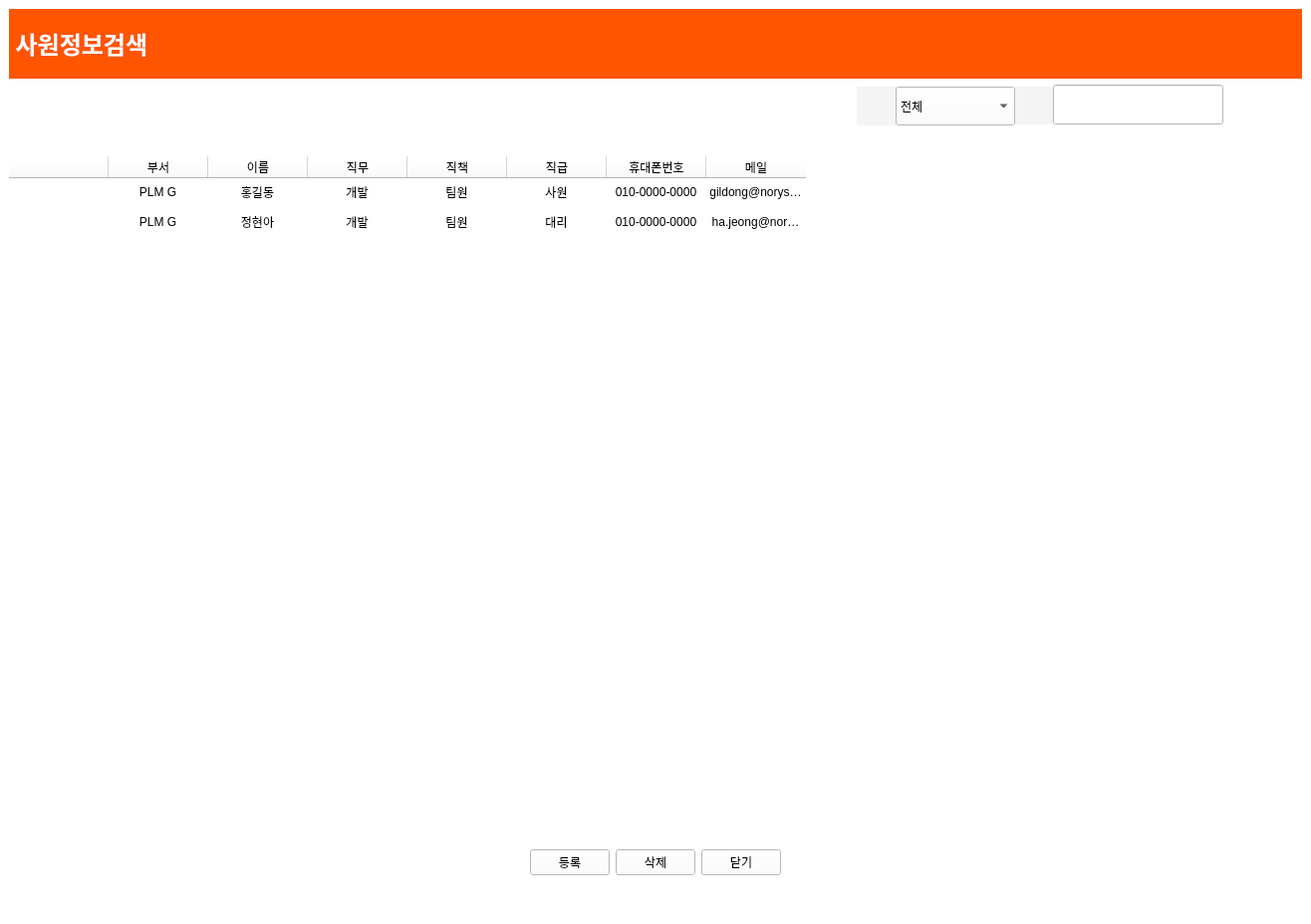
<?xml version="1.0" encoding="UTF-8"?>
<ui version="4.0">
 <class>MainWindow</class>
 <widget class="QMainWindow" name="MainWindow">
  <property name="geometry">
   <rect>
    <x>0</x>
    <y>0</y>
    <width>1316</width>
    <height>928</height>
   </rect>
  </property>
  <property name="sizePolicy">
   <sizepolicy hsizetype="Preferred" vsizetype="Preferred">
    <horstretch>0</horstretch>
    <verstretch>0</verstretch>
   </sizepolicy>
  </property>
  <property name="minimumSize">
   <size>
    <width>1316</width>
    <height>0</height>
   </size>
  </property>
  <property name="maximumSize">
   <size>
    <width>1316</width>
    <height>16777215</height>
   </size>
  </property>
  <property name="palette">
   <palette>
    <active>
     <colorrole role="WindowText">
      <brush brushstyle="SolidPattern">
       <color alpha="255">
        <red>0</red>
        <green>0</green>
        <blue>0</blue>
       </color>
      </brush>
     </colorrole>
     <colorrole role="Button">
      <brush brushstyle="SolidPattern">
       <color alpha="255">
        <red>255</red>
        <green>255</green>
        <blue>255</blue>
       </color>
      </brush>
     </colorrole>
     <colorrole role="Light">
      <brush brushstyle="SolidPattern">
       <color alpha="255">
        <red>255</red>
        <green>255</green>
        <blue>255</blue>
       </color>
      </brush>
     </colorrole>
     <colorrole role="Midlight">
      <brush brushstyle="SolidPattern">
       <color alpha="255">
        <red>255</red>
        <green>255</green>
        <blue>255</blue>
       </color>
      </brush>
     </colorrole>
     <colorrole role="Dark">
      <brush brushstyle="SolidPattern">
       <color alpha="255">
        <red>127</red>
        <green>127</green>
        <blue>127</blue>
       </color>
      </brush>
     </colorrole>
     <colorrole role="Mid">
      <brush brushstyle="SolidPattern">
       <color alpha="255">
        <red>170</red>
        <green>170</green>
        <blue>170</blue>
       </color>
      </brush>
     </colorrole>
     <colorrole role="Text">
      <brush brushstyle="SolidPattern">
       <color alpha="255">
        <red>0</red>
        <green>0</green>
        <blue>0</blue>
       </color>
      </brush>
     </colorrole>
     <colorrole role="BrightText">
      <brush brushstyle="SolidPattern">
       <color alpha="255">
        <red>255</red>
        <green>255</green>
        <blue>255</blue>
       </color>
      </brush>
     </colorrole>
     <colorrole role="ButtonText">
      <brush brushstyle="SolidPattern">
       <color alpha="255">
        <red>0</red>
        <green>0</green>
        <blue>0</blue>
       </color>
      </brush>
     </colorrole>
     <colorrole role="Base">
      <brush brushstyle="SolidPattern">
       <color alpha="255">
        <red>255</red>
        <green>255</green>
        <blue>255</blue>
       </color>
      </brush>
     </colorrole>
     <colorrole role="Window">
      <brush brushstyle="SolidPattern">
       <color alpha="255">
        <red>255</red>
        <green>255</green>
        <blue>255</blue>
       </color>
      </brush>
     </colorrole>
     <colorrole role="Shadow">
      <brush brushstyle="SolidPattern">
       <color alpha="255">
        <red>0</red>
        <green>0</green>
        <blue>0</blue>
       </color>
      </brush>
     </colorrole>
     <colorrole role="AlternateBase">
      <brush brushstyle="SolidPattern">
       <color alpha="255">
        <red>255</red>
        <green>255</green>
        <blue>255</blue>
       </color>
      </brush>
     </colorrole>
     <colorrole role="ToolTipBase">
      <brush brushstyle="SolidPattern">
       <color alpha="255">
        <red>255</red>
        <green>255</green>
        <blue>220</blue>
       </color>
      </brush>
     </colorrole>
     <colorrole role="ToolTipText">
      <brush brushstyle="SolidPattern">
       <color alpha="255">
        <red>0</red>
        <green>0</green>
        <blue>0</blue>
       </color>
      </brush>
     </colorrole>
     <colorrole role="PlaceholderText">
      <brush brushstyle="SolidPattern">
       <color alpha="128">
        <red>0</red>
        <green>0</green>
        <blue>0</blue>
       </color>
      </brush>
     </colorrole>
    </active>
    <inactive>
     <colorrole role="WindowText">
      <brush brushstyle="SolidPattern">
       <color alpha="255">
        <red>0</red>
        <green>0</green>
        <blue>0</blue>
       </color>
      </brush>
     </colorrole>
     <colorrole role="Button">
      <brush brushstyle="SolidPattern">
       <color alpha="255">
        <red>255</red>
        <green>255</green>
        <blue>255</blue>
       </color>
      </brush>
     </colorrole>
     <colorrole role="Light">
      <brush brushstyle="SolidPattern">
       <color alpha="255">
        <red>255</red>
        <green>255</green>
        <blue>255</blue>
       </color>
      </brush>
     </colorrole>
     <colorrole role="Midlight">
      <brush brushstyle="SolidPattern">
       <color alpha="255">
        <red>255</red>
        <green>255</green>
        <blue>255</blue>
       </color>
      </brush>
     </colorrole>
     <colorrole role="Dark">
      <brush brushstyle="SolidPattern">
       <color alpha="255">
        <red>127</red>
        <green>127</green>
        <blue>127</blue>
       </color>
      </brush>
     </colorrole>
     <colorrole role="Mid">
      <brush brushstyle="SolidPattern">
       <color alpha="255">
        <red>170</red>
        <green>170</green>
        <blue>170</blue>
       </color>
      </brush>
     </colorrole>
     <colorrole role="Text">
      <brush brushstyle="SolidPattern">
       <color alpha="255">
        <red>0</red>
        <green>0</green>
        <blue>0</blue>
       </color>
      </brush>
     </colorrole>
     <colorrole role="BrightText">
      <brush brushstyle="SolidPattern">
       <color alpha="255">
        <red>255</red>
        <green>255</green>
        <blue>255</blue>
       </color>
      </brush>
     </colorrole>
     <colorrole role="ButtonText">
      <brush brushstyle="SolidPattern">
       <color alpha="255">
        <red>0</red>
        <green>0</green>
        <blue>0</blue>
       </color>
      </brush>
     </colorrole>
     <colorrole role="Base">
      <brush brushstyle="SolidPattern">
       <color alpha="255">
        <red>255</red>
        <green>255</green>
        <blue>255</blue>
       </color>
      </brush>
     </colorrole>
     <colorrole role="Window">
      <brush brushstyle="SolidPattern">
       <color alpha="255">
        <red>255</red>
        <green>255</green>
        <blue>255</blue>
       </color>
      </brush>
     </colorrole>
     <colorrole role="Shadow">
      <brush brushstyle="SolidPattern">
       <color alpha="255">
        <red>0</red>
        <green>0</green>
        <blue>0</blue>
       </color>
      </brush>
     </colorrole>
     <colorrole role="AlternateBase">
      <brush brushstyle="SolidPattern">
       <color alpha="255">
        <red>255</red>
        <green>255</green>
        <blue>255</blue>
       </color>
      </brush>
     </colorrole>
     <colorrole role="ToolTipBase">
      <brush brushstyle="SolidPattern">
       <color alpha="255">
        <red>255</red>
        <green>255</green>
        <blue>220</blue>
       </color>
      </brush>
     </colorrole>
     <colorrole role="ToolTipText">
      <brush brushstyle="SolidPattern">
       <color alpha="255">
        <red>0</red>
        <green>0</green>
        <blue>0</blue>
       </color>
      </brush>
     </colorrole>
     <colorrole role="PlaceholderText">
      <brush brushstyle="SolidPattern">
       <color alpha="128">
        <red>0</red>
        <green>0</green>
        <blue>0</blue>
       </color>
      </brush>
     </colorrole>
    </inactive>
    <disabled>
     <colorrole role="WindowText">
      <brush brushstyle="SolidPattern">
       <color alpha="255">
        <red>127</red>
        <green>127</green>
        <blue>127</blue>
       </color>
      </brush>
     </colorrole>
     <colorrole role="Button">
      <brush brushstyle="SolidPattern">
       <color alpha="255">
        <red>255</red>
        <green>255</green>
        <blue>255</blue>
       </color>
      </brush>
     </colorrole>
     <colorrole role="Light">
      <brush brushstyle="SolidPattern">
       <color alpha="255">
        <red>255</red>
        <green>255</green>
        <blue>255</blue>
       </color>
      </brush>
     </colorrole>
     <colorrole role="Midlight">
      <brush brushstyle="SolidPattern">
       <color alpha="255">
        <red>255</red>
        <green>255</green>
        <blue>255</blue>
       </color>
      </brush>
     </colorrole>
     <colorrole role="Dark">
      <brush brushstyle="SolidPattern">
       <color alpha="255">
        <red>127</red>
        <green>127</green>
        <blue>127</blue>
       </color>
      </brush>
     </colorrole>
     <colorrole role="Mid">
      <brush brushstyle="SolidPattern">
       <color alpha="255">
        <red>170</red>
        <green>170</green>
        <blue>170</blue>
       </color>
      </brush>
     </colorrole>
     <colorrole role="Text">
      <brush brushstyle="SolidPattern">
       <color alpha="255">
        <red>127</red>
        <green>127</green>
        <blue>127</blue>
       </color>
      </brush>
     </colorrole>
     <colorrole role="BrightText">
      <brush brushstyle="SolidPattern">
       <color alpha="255">
        <red>255</red>
        <green>255</green>
        <blue>255</blue>
       </color>
      </brush>
     </colorrole>
     <colorrole role="ButtonText">
      <brush brushstyle="SolidPattern">
       <color alpha="255">
        <red>127</red>
        <green>127</green>
        <blue>127</blue>
       </color>
      </brush>
     </colorrole>
     <colorrole role="Base">
      <brush brushstyle="SolidPattern">
       <color alpha="255">
        <red>255</red>
        <green>255</green>
        <blue>255</blue>
       </color>
      </brush>
     </colorrole>
     <colorrole role="Window">
      <brush brushstyle="SolidPattern">
       <color alpha="255">
        <red>255</red>
        <green>255</green>
        <blue>255</blue>
       </color>
      </brush>
     </colorrole>
     <colorrole role="Shadow">
      <brush brushstyle="SolidPattern">
       <color alpha="255">
        <red>0</red>
        <green>0</green>
        <blue>0</blue>
       </color>
      </brush>
     </colorrole>
     <colorrole role="AlternateBase">
      <brush brushstyle="SolidPattern">
       <color alpha="255">
        <red>255</red>
        <green>255</green>
        <blue>255</blue>
       </color>
      </brush>
     </colorrole>
     <colorrole role="ToolTipBase">
      <brush brushstyle="SolidPattern">
       <color alpha="255">
        <red>255</red>
        <green>255</green>
        <blue>220</blue>
       </color>
      </brush>
     </colorrole>
     <colorrole role="ToolTipText">
      <brush brushstyle="SolidPattern">
       <color alpha="255">
        <red>0</red>
        <green>0</green>
        <blue>0</blue>
       </color>
      </brush>
     </colorrole>
     <colorrole role="PlaceholderText">
      <brush brushstyle="SolidPattern">
       <color alpha="128">
        <red>0</red>
        <green>0</green>
        <blue>0</blue>
       </color>
      </brush>
     </colorrole>
    </disabled>
   </palette>
  </property>
  <property name="windowTitle">
   <string>사원정보검색</string>
  </property>
  <property name="windowIcon">
   <iconset>
    <normaloff>windowicon.jpg</normaloff>windowicon.jpg</iconset>
  </property>
  <widget class="QWidget" name="empList">
   <property name="minimumSize">
    <size>
     <width>1316</width>
     <height>0</height>
    </size>
   </property>
   <property name="maximumSize">
    <size>
     <width>1316</width>
     <height>16777215</height>
    </size>
   </property>
   <layout class="QVBoxLayout" name="verticalLayout">
    <item>
     <layout class="QVBoxLayout" name="listLayout">
      <property name="spacing">
       <number>6</number>
      </property>
      <item>
       <layout class="QHBoxLayout" name="horizontalLayout" stretch="5">
        <property name="spacing">
         <number>0</number>
        </property>
        <item>
         <widget class="QLabel" name="label_2">
          <property name="sizePolicy">
           <sizepolicy hsizetype="Expanding" vsizetype="Preferred">
            <horstretch>0</horstretch>
            <verstretch>0</verstretch>
           </sizepolicy>
          </property>
          <property name="minimumSize">
           <size>
            <width>0</width>
            <height>70</height>
           </size>
          </property>
          <property name="maximumSize">
           <size>
            <width>16777215</width>
            <height>70</height>
           </size>
          </property>
          <property name="styleSheet">
           <string notr="true">background-color: #ff5500;
color white;</string>
          </property>
          <property name="text">
           <string>&lt;html&gt;&lt;head/&gt;&lt;body&gt;&lt;p&gt;&lt;span style=&quot; font-size:18pt; font-weight:600; color:#ffffff;&quot;&gt; 사원정보검색&lt;/span&gt;&lt;/p&gt;&lt;/body&gt;&lt;/html&gt;</string>
          </property>
         </widget>
        </item>
       </layout>
      </item>
      <item>
       <layout class="QHBoxLayout" name="horizontalLayout_4">
        <property name="spacing">
         <number>0</number>
        </property>
        <item>
         <layout class="QHBoxLayout" name="delete_2"/>
        </item>
        <item>
         <spacer name="horizontalSpacer">
          <property name="orientation">
           <enum>Qt::Horizontal</enum>
          </property>
          <property name="sizeHint" stdset="0">
           <size>
            <width>40</width>
            <height>20</height>
           </size>
          </property>
         </spacer>
        </item>
        <item>
         <widget class="QLabel" name="label_4">
          <property name="minimumSize">
           <size>
            <width>39</width>
            <height>39</height>
           </size>
          </property>
          <property name="maximumSize">
           <size>
            <width>35</width>
            <height>35</height>
           </size>
          </property>
          <property name="styleSheet">
           <string notr="true">background-color:rgb(244, 244, 244);</string>
          </property>
          <property name="text">
           <string/>
          </property>
          <property name="pixmap">
           <pixmap>diagram.png</pixmap>
          </property>
          <property name="alignment">
           <set>Qt::AlignCenter</set>
          </property>
         </widget>
        </item>
        <item>
         <widget class="QComboBox" name="bizCombo">
          <property name="minimumSize">
           <size>
            <width>120</width>
            <height>39</height>
           </size>
          </property>
          <property name="maximumSize">
           <size>
            <width>120</width>
            <height>35</height>
           </size>
          </property>
          <item>
           <property name="text">
            <string>전체</string>
           </property>
          </item>
          <item>
           <property name="text">
            <string>MIS</string>
           </property>
          </item>
          <item>
           <property name="text">
            <string>TSP</string>
           </property>
          </item>
          <item>
           <property name="text">
            <string>TC</string>
           </property>
          </item>
          <item>
           <property name="text">
            <string>FAB</string>
           </property>
          </item>
          <item>
           <property name="text">
            <string>경영지원실</string>
           </property>
          </item>
          <item>
           <property name="text">
            <string>전략기획실</string>
           </property>
          </item>
         </widget>
        </item>
        <item>
         <widget class="QLabel" name="label">
          <property name="minimumSize">
           <size>
            <width>38</width>
            <height>38</height>
           </size>
          </property>
          <property name="maximumSize">
           <size>
            <width>35</width>
            <height>35</height>
           </size>
          </property>
          <property name="styleSheet">
           <string notr="true">background-color:rgb(244, 244, 244);</string>
          </property>
          <property name="text">
           <string/>
          </property>
          <property name="pixmap">
           <pixmap>peo.png</pixmap>
          </property>
         </widget>
        </item>
        <item alignment="Qt::AlignVCenter">
         <widget class="QLineEdit" name="namelineEdit">
          <property name="minimumSize">
           <size>
            <width>171</width>
            <height>40</height>
           </size>
          </property>
          <property name="maximumSize">
           <size>
            <width>171</width>
            <height>35</height>
           </size>
          </property>
         </widget>
        </item>
        <item>
         <widget class="QPushButton" name="empSearchBtn">
          <property name="minimumSize">
           <size>
            <width>39</width>
            <height>39</height>
           </size>
          </property>
          <property name="maximumSize">
           <size>
            <width>35</width>
            <height>35</height>
           </size>
          </property>
          <property name="styleSheet">
           <string notr="true">border: none;
background-color:white;</string>
          </property>
          <property name="icon">
           <iconset>
            <normaloff>find.png</normaloff>find.png</iconset>
          </property>
         </widget>
        </item>
        <item>
         <spacer name="horizontalSpacer_2">
          <property name="orientation">
           <enum>Qt::Horizontal</enum>
          </property>
          <property name="sizeType">
           <enum>QSizePolicy::Fixed</enum>
          </property>
          <property name="sizeHint" stdset="0">
           <size>
            <width>40</width>
            <height>20</height>
           </size>
          </property>
         </spacer>
        </item>
       </layout>
      </item>
      <item>
       <layout class="QHBoxLayout" name="horizontalLayout_2">
        <item>
         <widget class="QLabel" name="countLabel">
          <property name="text">
           <string/>
          </property>
          <property name="alignment">
           <set>Qt::AlignRight|Qt::AlignTrailing|Qt::AlignVCenter</set>
          </property>
         </widget>
        </item>
        <item>
         <spacer name="horizontalSpacer_3">
          <property name="orientation">
           <enum>Qt::Horizontal</enum>
          </property>
          <property name="sizeType">
           <enum>QSizePolicy::Fixed</enum>
          </property>
          <property name="sizeHint" stdset="0">
           <size>
            <width>40</width>
            <height>20</height>
           </size>
          </property>
         </spacer>
        </item>
       </layout>
      </item>
      <item>
       <widget class="QTableWidget" name="table">
        <property name="minimumSize">
         <size>
          <width>1296</width>
          <height>0</height>
         </size>
        </property>
        <property name="styleSheet">
         <string notr="true"/>
        </property>
        <property name="frameShape">
         <enum>QFrame::Box</enum>
        </property>
        <property name="frameShadow">
         <enum>QFrame::Plain</enum>
        </property>
        <property name="lineWidth">
         <number>0</number>
        </property>
        <property name="midLineWidth">
         <number>0</number>
        </property>
        <property name="alternatingRowColors">
         <bool>false</bool>
        </property>
        <property name="showGrid">
         <bool>true</bool>
        </property>
        <property name="gridStyle">
         <enum>Qt::NoPen</enum>
        </property>
        <property name="sortingEnabled">
         <bool>false</bool>
        </property>
        <property name="rowCount">
         <number>15</number>
        </property>
        <attribute name="horizontalHeaderVisible">
         <bool>true</bool>
        </attribute>
        <attribute name="verticalHeaderVisible">
         <bool>false</bool>
        </attribute>
        <row>
         <property name="text">
          <string/>
         </property>
        </row>
        <row>
         <property name="text">
          <string/>
         </property>
        </row>
        <row>
         <property name="text">
          <string>새 열</string>
         </property>
        </row>
        <row>
         <property name="text">
          <string>새 열</string>
         </property>
        </row>
        <row>
         <property name="text">
          <string>새 열</string>
         </property>
        </row>
        <row>
         <property name="text">
          <string>새 열</string>
         </property>
        </row>
        <row>
         <property name="text">
          <string>새 열</string>
         </property>
        </row>
        <row/>
        <row/>
        <row/>
        <row/>
        <row/>
        <row/>
        <row/>
        <row/>
        <column>
         <property name="text">
          <string/>
         </property>
        </column>
        <column>
         <property name="text">
          <string>부서</string>
         </property>
        </column>
        <column>
         <property name="text">
          <string>이름</string>
         </property>
        </column>
        <column>
         <property name="text">
          <string>직무</string>
         </property>
        </column>
        <column>
         <property name="text">
          <string>직책</string>
         </property>
        </column>
        <column>
         <property name="text">
          <string>직급</string>
         </property>
        </column>
        <column>
         <property name="text">
          <string>휴대폰번호</string>
         </property>
        </column>
        <column>
         <property name="text">
          <string>메일</string>
         </property>
        </column>
        <item row="0" column="1">
         <property name="text">
          <string>PLM G</string>
         </property>
         <property name="textAlignment">
          <set>AlignCenter</set>
         </property>
        </item>
        <item row="0" column="2">
         <property name="text">
          <string>홍길동</string>
         </property>
         <property name="textAlignment">
          <set>AlignCenter</set>
         </property>
        </item>
        <item row="0" column="3">
         <property name="text">
          <string>개발</string>
         </property>
         <property name="textAlignment">
          <set>AlignCenter</set>
         </property>
         <property name="foreground">
          <brush brushstyle="SolidPattern">
           <color alpha="255">
            <red>0</red>
            <green>0</green>
            <blue>0</blue>
           </color>
          </brush>
         </property>
        </item>
        <item row="0" column="4">
         <property name="text">
          <string>팀원</string>
         </property>
         <property name="textAlignment">
          <set>AlignCenter</set>
         </property>
        </item>
        <item row="0" column="5">
         <property name="text">
          <string>사원</string>
         </property>
         <property name="textAlignment">
          <set>AlignCenter</set>
         </property>
        </item>
        <item row="0" column="6">
         <property name="text">
          <string>010-0000-0000</string>
         </property>
         <property name="textAlignment">
          <set>AlignCenter</set>
         </property>
        </item>
        <item row="0" column="7">
         <property name="text">
          <string>gildong@norysystem.co.kr</string>
         </property>
         <property name="textAlignment">
          <set>AlignCenter</set>
         </property>
        </item>
        <item row="1" column="1">
         <property name="text">
          <string>PLM G</string>
         </property>
         <property name="textAlignment">
          <set>AlignCenter</set>
         </property>
        </item>
        <item row="1" column="2">
         <property name="text">
          <string>정현아</string>
         </property>
         <property name="textAlignment">
          <set>AlignCenter</set>
         </property>
        </item>
        <item row="1" column="3">
         <property name="text">
          <string>개발</string>
         </property>
         <property name="textAlignment">
          <set>AlignCenter</set>
         </property>
        </item>
        <item row="1" column="4">
         <property name="text">
          <string>팀원</string>
         </property>
         <property name="textAlignment">
          <set>AlignCenter</set>
         </property>
        </item>
        <item row="1" column="5">
         <property name="text">
          <string>대리</string>
         </property>
         <property name="textAlignment">
          <set>AlignCenter</set>
         </property>
        </item>
        <item row="1" column="6">
         <property name="text">
          <string>010-0000-0000</string>
         </property>
         <property name="textAlignment">
          <set>AlignCenter</set>
         </property>
        </item>
        <item row="1" column="7">
         <property name="text">
          <string>ha.jeong@norysystem.co.kr</string>
         </property>
         <property name="textAlignment">
          <set>AlignCenter</set>
         </property>
        </item>
        <item row="2" column="7">
         <property name="text">
          <string/>
         </property>
        </item>
       </widget>
      </item>
      <item>
       <layout class="QHBoxLayout" name="gbox">
        <item>
         <spacer name="horizontalSpacer_6">
          <property name="orientation">
           <enum>Qt::Horizontal</enum>
          </property>
          <property name="sizeHint" stdset="0">
           <size>
            <width>40</width>
            <height>20</height>
           </size>
          </property>
         </spacer>
        </item>
        <item>
         <spacer name="horizontalSpacer_7">
          <property name="orientation">
           <enum>Qt::Horizontal</enum>
          </property>
          <property name="sizeHint" stdset="0">
           <size>
            <width>40</width>
            <height>20</height>
           </size>
          </property>
         </spacer>
        </item>
       </layout>
      </item>
      <item>
       <layout class="QHBoxLayout" name="horizontalLayout_5">
        <property name="spacing">
         <number>6</number>
        </property>
        <item>
         <spacer name="horizontalSpacer_4">
          <property name="orientation">
           <enum>Qt::Horizontal</enum>
          </property>
          <property name="sizeHint" stdset="0">
           <size>
            <width>40</width>
            <height>20</height>
           </size>
          </property>
         </spacer>
        </item>
        <item>
         <widget class="QPushButton" name="listRegBtn">
          <property name="text">
           <string>등록</string>
          </property>
         </widget>
        </item>
        <item>
         <widget class="QPushButton" name="listDelBtn">
          <property name="text">
           <string>삭제</string>
          </property>
         </widget>
        </item>
        <item>
         <widget class="QPushButton" name="cnlBtn">
          <property name="text">
           <string>닫기</string>
          </property>
         </widget>
        </item>
        <item>
         <spacer name="horizontalSpacer_5">
          <property name="orientation">
           <enum>Qt::Horizontal</enum>
          </property>
          <property name="sizeHint" stdset="0">
           <size>
            <width>40</width>
            <height>20</height>
           </size>
          </property>
         </spacer>
        </item>
       </layout>
      </item>
      <item>
       <spacer name="verticalSpacer">
        <property name="orientation">
         <enum>Qt::Vertical</enum>
        </property>
        <property name="sizeType">
         <enum>QSizePolicy::Fixed</enum>
        </property>
        <property name="sizeHint" stdset="0">
         <size>
          <width>20</width>
          <height>40</height>
         </size>
        </property>
       </spacer>
      </item>
     </layout>
    </item>
   </layout>
  </widget>
 </widget>
 <resources/>
 <connections/>
</ui>
